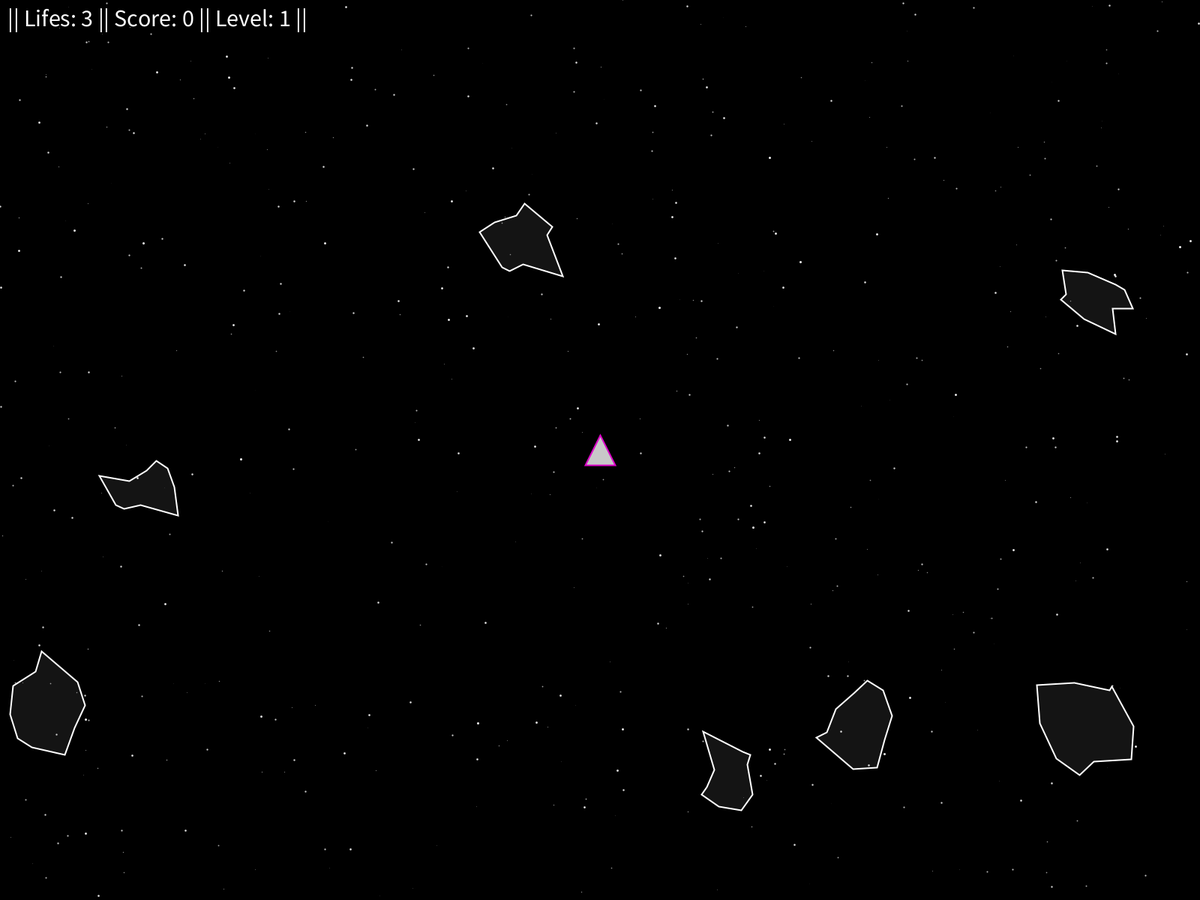
Frame 1 (no input)
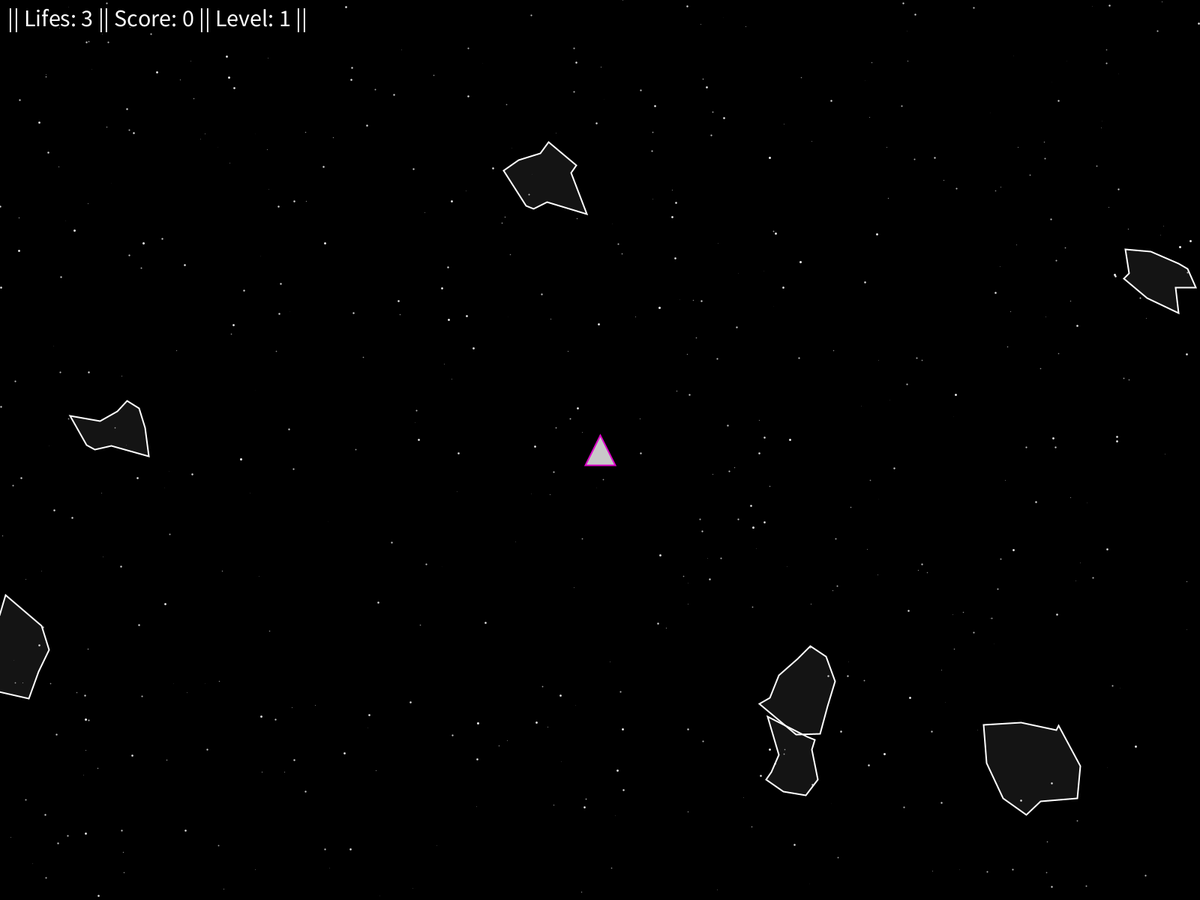
Frame 60 (the mouse pressed at the canvas centre just before this capture)
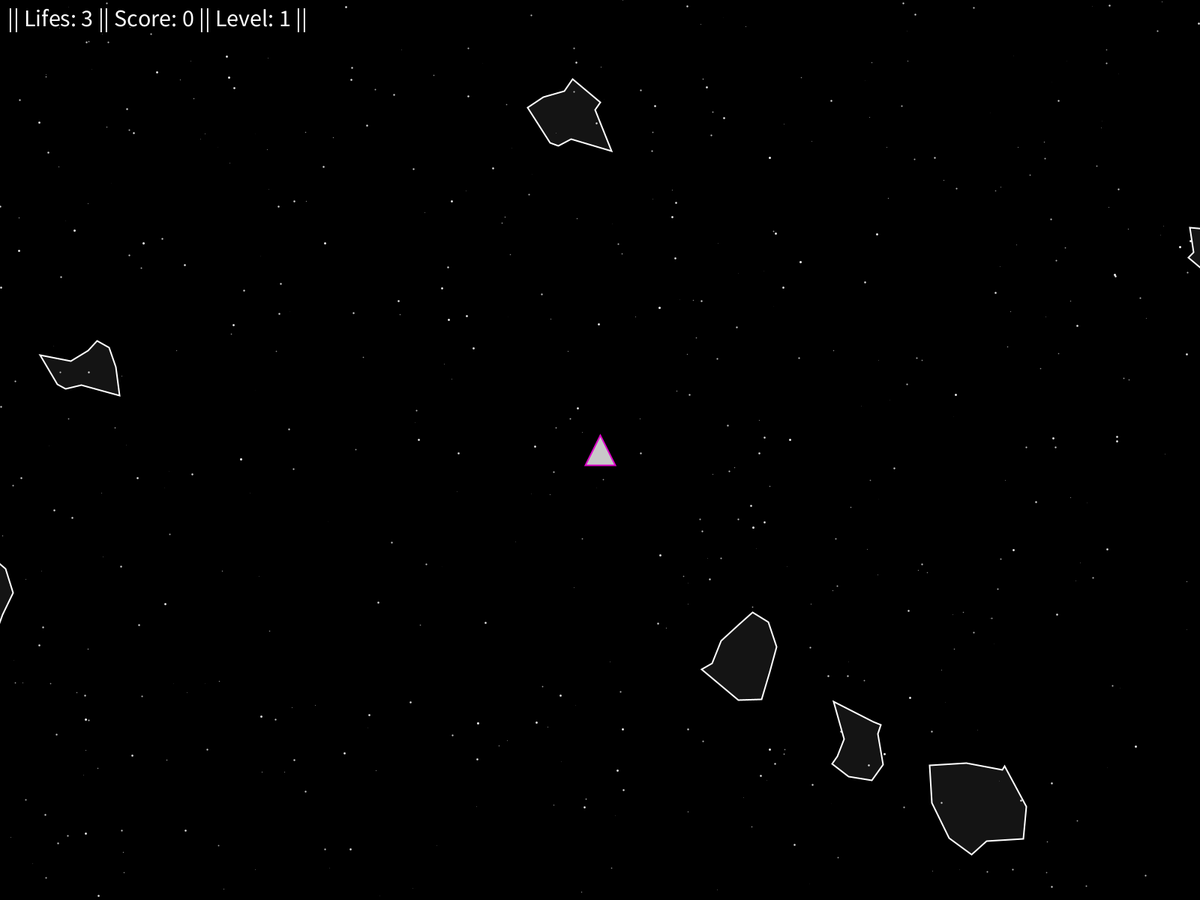
Frame 120 (the mouse held since frame 60 and released just before this capture)

The Processing sketch that drew these frames (run headless with seeded random() and noise(); from frame 60 on, the mouse is pressed at the canvas centre):

// Processing sketch: asteroids_the_game
// ── asteroids_the_game.pde
//background
StarSystem background;
int len = 500;

//ship
Ship ship;

//asteroids
int lvl = 1;
ArrayList<Asteroids> asteroids = new ArrayList<Asteroids>();

void setup() {
  //size(800,800);
  fullScreen();
  background = new StarSystem(len);
  ship = new Ship(width/2,height/2,20);
  setAsteroids();

}

void draw() {
  background(0);
  background.show();
  
  //ship
  ship.run();
  ship.laser();
  
  //asteroids
    for(int i = 0; i < asteroids.size(); i++) {
    Asteroids a = asteroids.get(i);
    a.run();
    if(a.isShooted(ship)) asteroids.remove(i);
    ship.collision(a);
  }
  
  if(asteroids.size() == 0) {
    setAsteroids();
    lvl++;
  }
}

void setAsteroids() {
  int total = 5 + (2 * lvl);
    for(int i = 0; i < total; i++) {
    float x = random(width);
    float y = random(height);
    float r = random(32,64);
    asteroids.add(new Asteroids(x,y,r));
  }
}

void keyPressed() {
  if(key == CODED && keyCode == LEFT) ship.setRotation(-0.07); 
  if(key == CODED && keyCode == RIGHT) ship.setRotation(0.07); 
  
  if(keyPressed && key == 'z') ship.isBoost = true;
}

void keyReleased() {
  if(key == 'x' || key == 'X') ship.ammo.add(new Laser(ship.pos.x,ship.pos.y,ship.angle));
  if(key == CODED && (keyCode == LEFT || keyCode == RIGHT)) ship.setRotation(0);
  
  if(key == 'z') ship.isBoost = false;
}

// ── Asteroids.pde
class Asteroids {
  
  PVector pos;
  PVector vel;
  float r;
  Float[] rOff;
  int total = 10;
  //boolean isShooted = false;
  
  Asteroids(float x, float y, float r_) {
    pos = new PVector(x,y);
    float mult =(float) lvl * 1.5;
    vel = PVector.random2D().mult(mult);
    r = r_;
    rOff = new Float[total];
    
    for(int i = 0; i < rOff.length; i++) {
      float off = random(-20,20);
      rOff[i] = off;
    }
  }
  
  void run() {
    update();
    edges();
    show();
  }
  
  void update() {
    pos.add(vel);
  }
  
  void show() {
    pushMatrix();
    translate(pos.x,pos.y);
    fill(255,20);
    stroke(255);
    strokeWeight(2);
    beginShape();
    for(int i = 0; i < total; i++) {
      float angle = map(i, 0, 10, 0, TWO_PI);
     
      float x = r * cos(angle) + rOff[i];
      float y = r * sin(angle) + rOff[i];
      vertex(x,y);
    }
    endShape(CLOSE);
    popMatrix();
  }
  
  
  void edges() {
    if(pos.x > width*3/2) pos.x = -(2*r);
    else if(pos.x < -width/2) pos.x = width + (2*r);
    
    if(pos.y > height*3/2) pos.y = -(2*r);
    else if(pos.y < -height/2) pos.y = height + (2*r);
  }
  
  boolean isShooted(Ship ship) {
    for(int i = 0; i < ship.ammo.size(); i++) {
      Laser l = ship.ammo.get(i);
      
      float d = dist(l.pos.x,l.pos.y,pos.x,pos.y); 
      if(d < r) {
        ship.ammo.remove(i); 
        ship.score += lvl;
        return true;
      } 
    }
   return false;
  }
}

// ── Laser.pde
class Laser {
  
  PVector pos;
  PVector vel;
  float rotation;
  float len;
  
  Laser(float x, float y, float a) {
    pos = new PVector(x,y);
    vel = new PVector();
    rotation = a - PI/2;
    len = 20;  
    vel.add(PVector.fromAngle(rotation)).mult(10);
  }
  
  void update() {        
    pos.add(vel); 
  }
  
  boolean offScreen() {
    return (pos.x > width + len || pos.x < -len || pos.y > height + len || pos.y < -len);
  }
  
  void show() {
    pushMatrix();
    translate(pos.x,pos.y);
    rotate(rotation);
    stroke(220, 0, 200);
    strokeWeight(3);
    line(0,0,len,0);
    popMatrix();
  }
  



}

// ── Particle.pde
class Particle  {
  
  PVector pos;
  PVector vel;
  PVector acc;
  float r;
  float life = 255;
  boolean isDead = false;
  
  Particle(float x, float y, PVector dir) {
      pos = new PVector(x,y);
      vel = PVector.random2D();
      acc = dir.get();
      r = 6;
  }
  
  void run() {
    update();
    show();
  }
  
  void update() {
    vel.add(acc);
    pos.add(vel);
    acc.mult(0);
    life-=5;
    
    if(life < 0) isDead = true;
  }
  
  void show() {
   
    float col = map(life, 255, 0, 66, 255);
    noStroke();
    fill(244,col,66,life);
    ellipse(pos.x, pos.y, r*2, r*2);
  }


}

// ── ParticleSystem.pde
class ParticleSystem {

  ArrayList<Particle> particles;
  
  ParticleSystem() {
    particles = new ArrayList<Particle>();
  }
  
  void adding(float x, float y, PVector force) {
    particles.add(new Particle(x,y, force));
  }
  
  void run() {
    for(int i = particles.size()-1; i >= 0; i--) {
      Particle p = particles.get(i);
      p.run();
      if(p.isDead) particles.remove(i);
    }
  }

}

// ── Ship.pde
class Ship {

  PVector pos;
  PVector vel;
  PVector acc;
  float r;
  float angle = 0;
  float rotation = 0;
  boolean isBoost = false;
  int life = 3;
  boolean isLife = true;
  int score = 0;
  
  ParticleSystem ps = new ParticleSystem();
  
  ArrayList<Laser> ammo = new ArrayList<Laser>();
  int index = 0;

  Ship(float x, float y, float len) {
    pos = new PVector(x, y);
    vel = new PVector();
    acc = new PVector();
    r = len;
  }

  void run() {
    if(isLife) {
    boost();
    update();
    rotating();
    show();
    } else if(isLife == false) isDead();
  }

  void update() {
    edges();
    vel.add(acc);
   
    vel.limit(10);
    vel.mult(0.95);
    pos.add(vel);
    acc.mult(0);
    
    ps.run();
    
    if(life == 0)   isLife = false;
  }
  
  void isDead() {
      textSize(128);
      fill(255,0,0);
      text("GAME OVER", width * (2/3), height/2);
  }
  
  void edges() {
    if(pos.x > width+r) pos.x = 0;
    else if(pos.x < -r) pos.x = width;
    
    if(pos.y > height+r) pos.y = 0;
    else if(pos.y < -r) pos.y = height;
  }
  
  void boost() {
    if(isBoost) {
      PVector dir = PVector.fromAngle(angle - PI/2);
      vel.add(dir);
      
      ps.adding(pos.x,pos.y,dir.mult(-2));
    }
  }
  
  void rotating() {
    angle += rotation;
  }
  
  void setRotation(float a) {
    rotation = a;
  }

  void show() {  
    textSize(32);
    fill(255);
    String text = "|| Lifes: " + life + " || Score: " + score + " || Level: " + lvl + " ||";
    text(text,10,35);
    
    
    pushMatrix();
    translate(pos.x, pos.y);
    rotate(angle);
    strokeWeight(2);
    stroke(220, 0, 200);
    fill(200);
    triangle(-r, r, r, r, 0, -r);
    popMatrix();
  }
  
  
  void laser() {
      
    for(int i = 0; i < ammo.size(); i++) {
    Laser l = ammo.get(i);
    l.update();
    l.show();
    if(l.offScreen()) {
      ammo.remove(i);

      }
    } 
  }
  
  void collision(Asteroids a) {
    float d = dist(a.pos.x,a.pos.y,pos.x,pos.y);
    if(d <= a.r) {
      pos.set(width/2,height/2,0);
      life--;
    }
  }
}

// ── Star.pde
class Star {
  float x; 
  float y;
  float weight;
  float alpha;
  
  Star(float x_, float y_, float w) {
    x = x_;
    y = y_;
    weight = w;
    alpha = map(weight, 0.5, 3, 50, 255);
  }
  
  void show() {
    strokeWeight(weight);
    stroke(255, alpha);
    point(x,y);
  }

}

// ── StarSystem.pde
class StarSystem {
  
  ArrayList<Star> stars;
  int size;
  
  StarSystem(int size_) {
    stars = new ArrayList<Star>();
    size = size_;
    
        for(int i = 0; i < size; i++) {
      float x = random(width);
      float y = random(height);
      float w = random(0.5,3);
      stars.add(new Star(x,y,w));
    }
  }
  


  
  void show() {
    for(Star s : stars) {
      s.show();
    }  
  }
}
